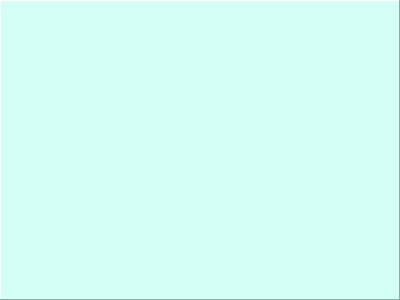
<?xml version="1.0" encoding="UTF-8"?>
<ui version="4.0">
 <class>MCAView</class>
 <widget class="QFrame" name="MCAView">
  <property name="geometry">
   <rect>
    <x>0</x>
    <y>0</y>
    <width>400</width>
    <height>300</height>
   </rect>
  </property>
  <property name="mouseTracking">
   <bool>true</bool>
  </property>
  <property name="windowTitle">
   <string>Frame</string>
  </property>
  <property name="styleSheet">
   <string notr="true">background-color: rgb(212, 255, 246);</string>
  </property>
  <property name="frameShape">
   <enum>QFrame::Panel</enum>
  </property>
  <property name="frameShadow">
   <enum>QFrame::Raised</enum>
  </property>
  <layout class="QGridLayout" name="gridLayout">
   <property name="margin">
    <number>1</number>
   </property>
   <property name="spacing">
    <number>1</number>
   </property>
  </layout>
 </widget>
 <resources/>
 <connections/>
</ui>
